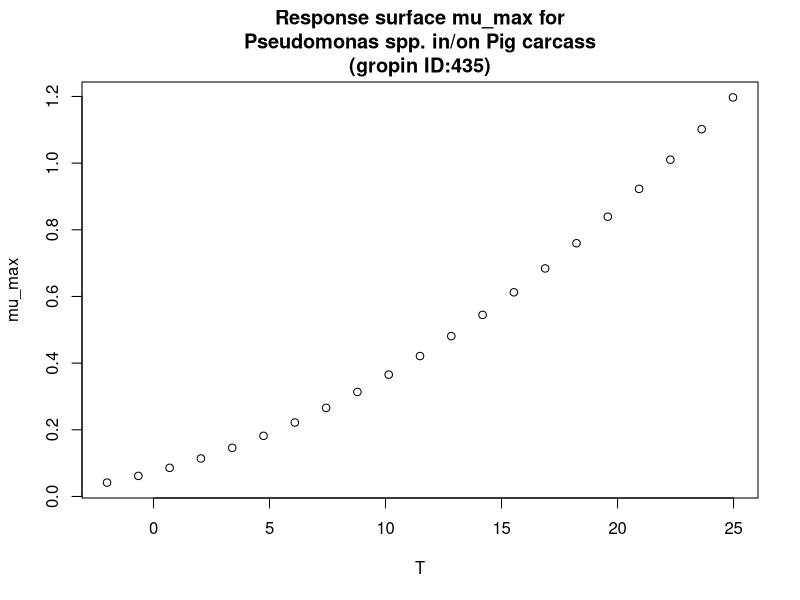

Recreate this plot in R.
#############################
# start of Parameter script
#############################
T <- seq(-2.002,24.975024975025,length.out=21)
#############################
# end of Parameter script
#############################
############################# 
# start of Model script Gropin ID 435 
#############################
 
# constant coefficients for this model
 
variables <- data.frame(T)
argumentsPar <- expand.grid(variables)
 
# heart of the model
response_surface <- function(T) {
   mumax <-(0.033*T+0.27)^2

return(mumax=mumax)
} 

# output parameters
mumax <- cbind(argumentsPar,response_surface(argumentsPar['T']))
colnames(mumax) <- c(colnames(argumentsPar),'mumax')
#############################
# End of Model script
#############################
############################# 
# start of Visualisation script Gropin ID 435 
#############################
plot(T,mumax$mumax,
                          xlab='T',
                          ylab='mu_max',main='Response surface mu_max for
Pseudomonas spp. in/on Pig carcass
(gropin ID:435)')
#############################
# End of Visualisation script
#############################
